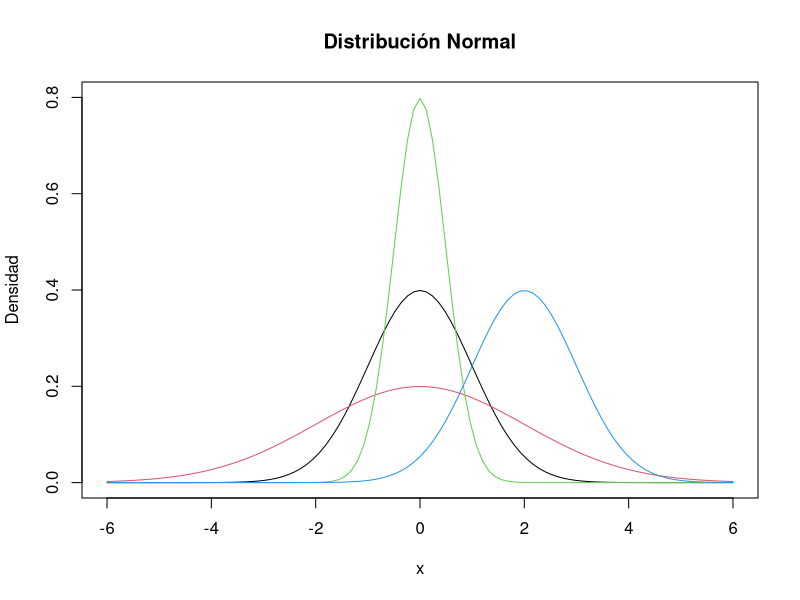
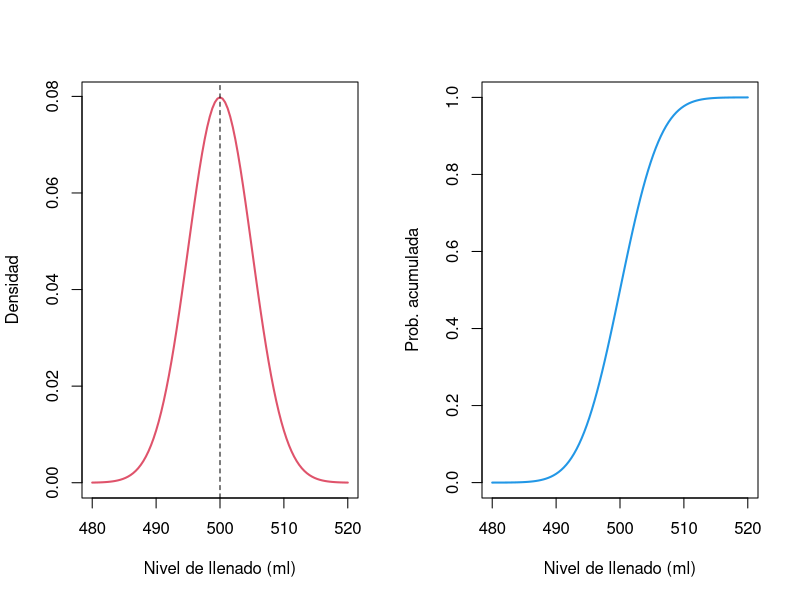
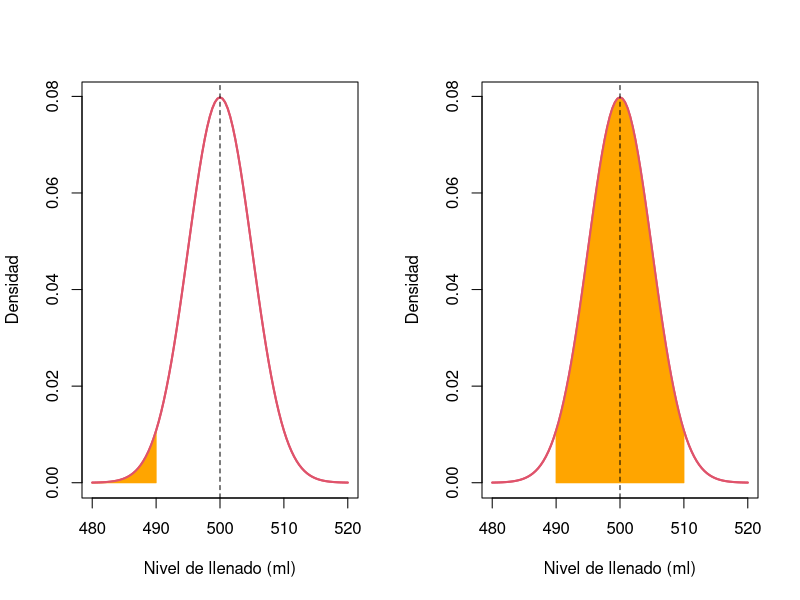

These charts were generated, in order, by the following R code:
## ---- chunk 1
knitr::opts_chunk$set(echo = TRUE)
## ---- chunk 2
curve(expr = dnorm(x, mean = 0, sd = 1),   col = 1, from = -6, to = 6, ylim = c(0,0.8), 
      xlab = "x", ylab = "Densidad", main = "Distribución Normal")
curve(expr = dnorm(x, mean = 0, sd = 2),   col = 2, add = T)
curve(expr = dnorm(x, mean = 0, sd = 0.5), col = 3, add = T)
curve(expr = dnorm(x, mean = 2, sd = 1),   col = 4, add = T)
## ---- chunk 3
par(mfrow = c(1,2))
curve(expr = dnorm(x, mean = 500, sd = 5), col = 2, lwd = 2, from = 480, to = 520,
      xlab = "Nivel de llenado (ml)", ylab = "Densidad")
abline(v = 500, lty = 2)
curve(expr = pnorm(x, mean = 500, sd = 5), col = 4, lwd = 2, from = 480, to = 520, 
      xlab = "Nivel de llenado (ml)", ylab = "Prob. acumulada")
## ---- chunk 4
# P(X < 490)
pnorm(q = 490, mean = 500, sd = 5)
## ---- chunk 5
#función de densidad
curve(expr = dnorm(x, mean = 500, sd = 5), col = 2, lwd = 2, from = 480, to = 520, xlab = "Nivel de llenado (ml)", ylab = "Densidad")
grid <- seq(from = 480, to = 490, len = 1000)
polygon(x = c(480,grid,490), y = c(0,dnorm(grid, mean = 500, sd = 5),0), col = "orange", border = "orange")
curve(expr = dnorm(x, mean = 500, sd = 5), col = 2, lwd = 2, add = T)
abline(v = 500, lty = 2)
## ---- chunk 6
# P(490 < X < 510)
pnorm(q = 510, mean = 500, sd = 5) - pnorm(q = 490, mean = 500, sd = 5)
## ---- chunk 7
#función de densidad
curve(expr = dnorm(x, mean = 500, sd = 5), col = 2, lwd = 2, from = 480, to = 520, xlab = "Nivel de llenado (ml)", ylab = "Densidad")
grid <- seq(from = 490, to = 510, len = 1000)
polygon(x = c(490,grid,510), y = c(0,dnorm(grid, mean = 500, sd = 5),0), col = "orange", border = "orange")
curve(expr = dnorm(x, mean = 500, sd = 5), col = 2, lwd = 2, add = T)
abline(v = 500, lty = 2)
## ---- chunk 8
# percentil 75
qnorm(p = 0.75, mean = 500, sd = 5)
## ---- chunk 9
# P(X < 450)
pnorm(q = 490, mean = 500, sd = 5)
pnorm(q = (490-500)/5)
## ---- chunk 10
# P(490 < X < 510)
pnorm(q = 510, mean = 500, sd = 5) - pnorm(q = 490, mean = 500, sd = 5)
pnorm(q = (510-500)/5) - pnorm(q = (490-500)/5)
## ---- chunk 11
# percentil 75 de la normal estándar
z75 <- qnorm(p = 0.75)
# percentil 75 del volumen de llenado
x75 <- z75*5 + 500
x75
